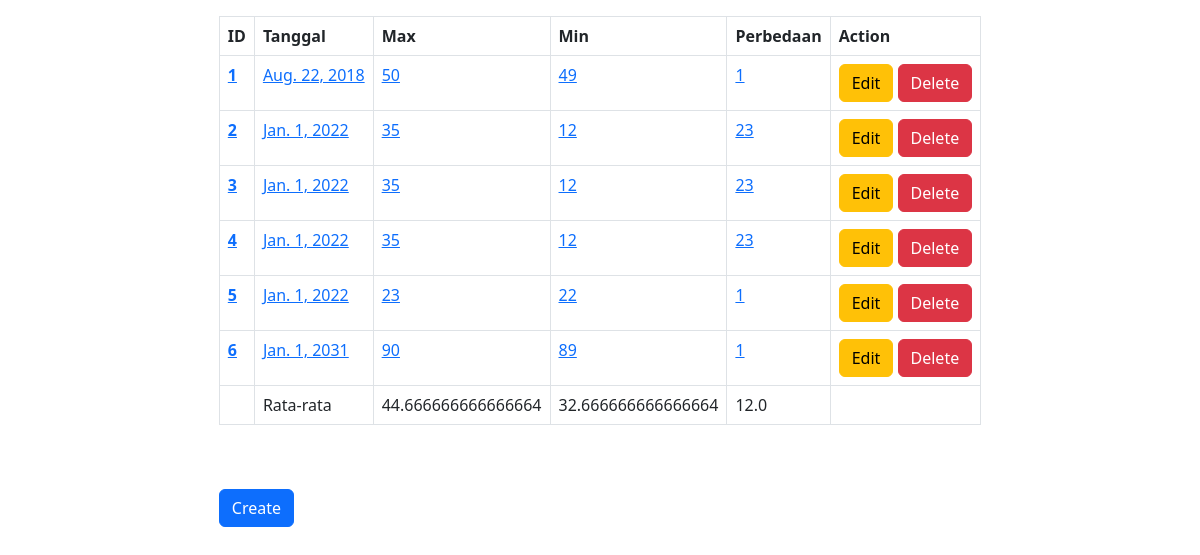
The app's page /, older data.
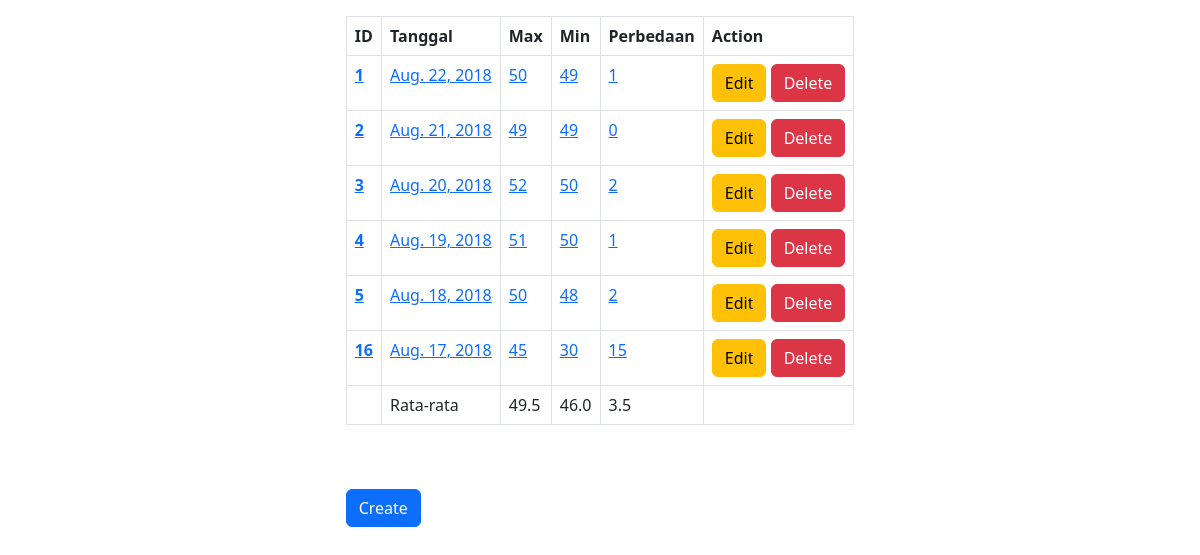
The same page, newer data.
### main/models.py (models this page shows, shortened)
class ToDoList(models.Model):
    date = models.DateField()
    max = models.IntegerField()
    min = models.IntegerField()
    diff = models.IntegerField()

### main/views.py (the view)
# urls.py: 2. Add a URL to urlpatterns:  path('', views.home, name='home')
def home(response):
    datas = ToDoList.objects.all()
    maksAvg = datas.aggregate(Avg('max'))
    minAvg = datas.aggregate(Avg('min'))
    diffAvg = datas.aggregate(Avg('diff'))
    context = {'datas': datas, 'max' : maksAvg['max__avg'], 'min' : minAvg['min__avg'], 'diff' : diffAvg['diff__avg']}
    return render(response, "main/home.html", context)

### main/templates/main/home.html (shortened to what this page needs)
{% extends 'main/base.html' %}
{% block content %}
<div class="row justify-content-center">
    <div class="col-auto">
          <table class="table table-responsive">
                {% if datas %}
                <table class="table table-bordered border-black">
                    <thead>
                        <tr>
                            <th scope="col">ID</th>
                            <th scope="col">Tanggal</th>
                            <th scope="col">Max</th>
                            <th scope="col">Min</th>
                            <th scope="col">Perbedaan</th>
                            <th scope="col">Action</th>
                        </tr>
                    </thead>
                    <tbody>
                    {% for data in datas %}
                        <tr>
                            <th scope="row"><a href="{% url 'index' data.id %}">{{data.id}}</a></th>
                            <td><a href="{% url 'index' data.id %}">{{data.date}}</a></td>
                            <td><a href="{% url 'index' data.id %}">{{data.max}}</a></td>
                            <td><a href="{% url 'index' data.id %}">{{data.min}}</a></td>
                            <td><a href="{% url 'index' data.id %}">{{data.diff}}</a></td>
                            <td>
                                <a href="{% url 'update' data.id %}" class="btn btn-warning">Edit</a>
                                <form action="{% url 'delete' data.id%}" method="POST" class="d-inline"> {% csrf_token %}
                                    <input type="submit" class="btn btn-danger" value="Delete">
                                </form>
                            </td>
                        </tr>
                    {% endfor %}
                        <tr>
                            <td></td>
                            <td>Rata-rata</td>
                            <td>{{max}}</td>
                            <td>{{min}}</td>
                            <td>{{diff}}</td>
                            <td></td>
                        </tr>
                    </tbody>
                </table>
                {% else %}
                    <h4 class="text-center alert alert-warning">No Data Record</h4>
                {% endif %}
                <br><br>
                <form action={% url 'create' %} class="d-inline form-horizontal"> {% csrf_token %}
                    <input type="submit" class="btn btn-primary" value="Create">
                </form>
          </table>
    </div>
</div>
{% endblock %}

### main/templates/main/base.html (shortened to what this page needs)
<html lang="en">
<head>
    <link href="https://cdn.jsdelivr.net/npm/bootstrap@5.2.0/dist/css/bootstrap.min.css" rel="stylesheet">
</head>
<body>
    {% block content %}
    {% endblock %}
</body>
</html>

Row changes from the older to the newer data that the page shows:
removed ToDoList: id "6", date "Jan. 1, 2031", max "90", min "89", diff "1"
changed ToDoList id 2: date "Jan. 1, 2022" → "Aug. 21, 2018"; max "35" → "49"; min "12" → "49"; diff "23" → "0"
changed ToDoList id 3: date "Jan. 1, 2022" → "Aug. 20, 2018"; max "35" → "52"; min "12" → "50"; diff "23" → "2"
changed ToDoList id 4: date "Jan. 1, 2022" → "Aug. 19, 2018"; max "35" → "51"; min "12" → "50"; diff "23" → "1"
changed ToDoList id 5: date "Jan. 1, 2022" → "Aug. 18, 2018"; max "23" → "50"; min "22" → "48"; diff "1" → "2"
added ToDoList: id "16", date "Aug. 17, 2018", max "45", min "30", diff "15"
Text that changed along with them:
{{ max }}: "44.666666666666664" → "49.5"
{{ min }}: "32.666666666666664" → "46.0"
{{ diff }}: "12.0" → "3.5"
